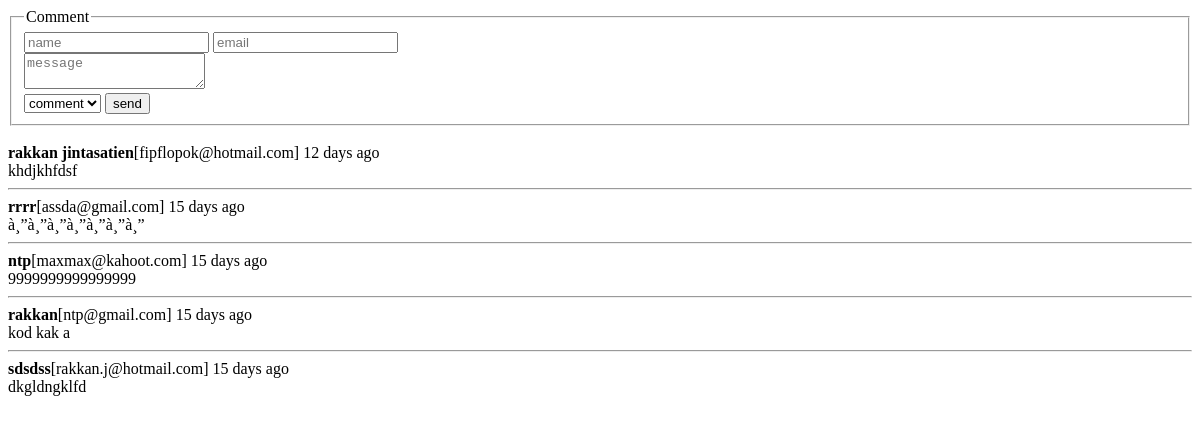
The page /beta/comment/index.php on the database as committed earlier.
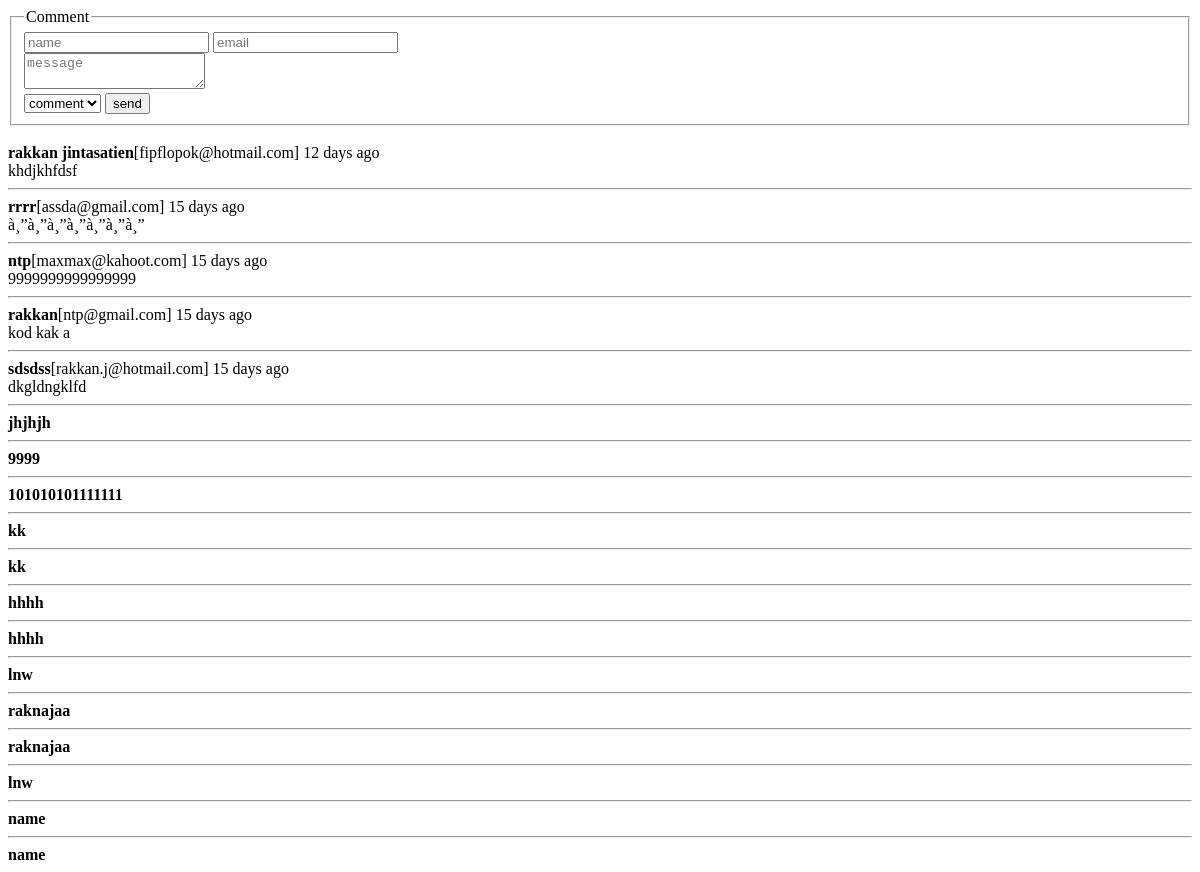
The same page on the database as committed later.
### tables this page shows
CREATE TABLE `comment` (
  `gid` smallint(5) UNSIGNED NOT NULL,
  `name` varchar(100) DEFAULT NULL,
  `email` varchar(150) DEFAULT NULL,
  `message` text,
  `msg_type` varchar(1) DEFAULT NULL,
  `date_posted` datetime DEFAULT NULL
);

### beta/comment/datetime-ago.php (called while the page is built, shortened)
<?php
function datetime_ago($datetime_string) {
	$ts = strtotime($datetime_string);
	$now = strtotime('now');
	if(!$ts || $ts > $now) {
		return false;
	}
	$diff = $now - $ts;
	$second = 1;
	$minute = 60 * $second;
	$hour = 60 * $minute;
	$day = 24 * $hour;
	$yesterday = 48 * $hour;
    $month = 30 * $day;
	$year = 365 * $day;
	$ago = "";
	if($diff >= $year) {
		$ago = round($diff/$year) . " years ago";
	}
	else if($diff >= $month) {
		$ago = round($diff/$month) . " mounts ago";
	}
	else if($diff > $yesterday) {
		$ago = intval($diff/$day) . " days ago";
	}
	return " ".$ago;
}
?>

### beta/comment/index.php (the view, shortened to what this page needs)
<!doctype html>
<html>
<body>
<?php
$link = @mysqli_connect("localhost", "root", "", "Car_Rental_System")
 			or die(mysqli_connect_error()."</body></html>");
?>
<fieldset><legend>Comment</legend>
<form method="post">
	<input type="text" name="name" placeholder="name" required>
    <input type="email" name="email" placeholder="email"><br>
	<textarea name="msg" placeholder="message"></textarea><br>
    <select name="type">
    	<option value="c">comment</option>
    </select>
    <button>send</button>
</form>
</fieldset><br>
<?php
include "datetime-ago.php";
$sql = "SELECT * FROM comment
			ORDER BY date_posted DESC
			LIMIT 30";
$rs = mysqli_query($link, $sql);
if(@mysqli_num_rows($rs) == 0) {
	echo "<h3>ยังไม่มีข้อความ</h3>";
}
else {
	echo '<div id="msg-container">';
	$first = true;
	while($gb = mysqli_fetch_array($rs)) {
		if(!$first) {
			echo "<hr>";
		}
		echo "<span class=\"name\">
		 			<b>{$gb['name']}</b>";
		if(!empty($gb['email'])) {
					echo "[{$gb['email']}]";
		}
		echo "</span>";
		$ago = datetime_ago($gb['date_posted']);
		echo "<span class=\"ago\">$ago</span>
		 		<br class=\"clear\">";
		echo "<span class=\"msg\">{$gb['message']}</span>";
		$first = false;
	}
	echo '</div>';
}
?>
</body>
</html>

Rows that differ between the two databases and show on the page:
added comment: name "jhjhjh"
added comment: name "9999"
added comment: name "101010101111111"
added comment: name "kk"
added comment: name "kk"
added comment: name "hhhh"
added comment: name "hhhh"
added comment: name "lnw"
added comment: name "raknajaa"
added comment: name "raknajaa"
added comment: name "lnw"
added comment: name "name"
added comment: name "name"
